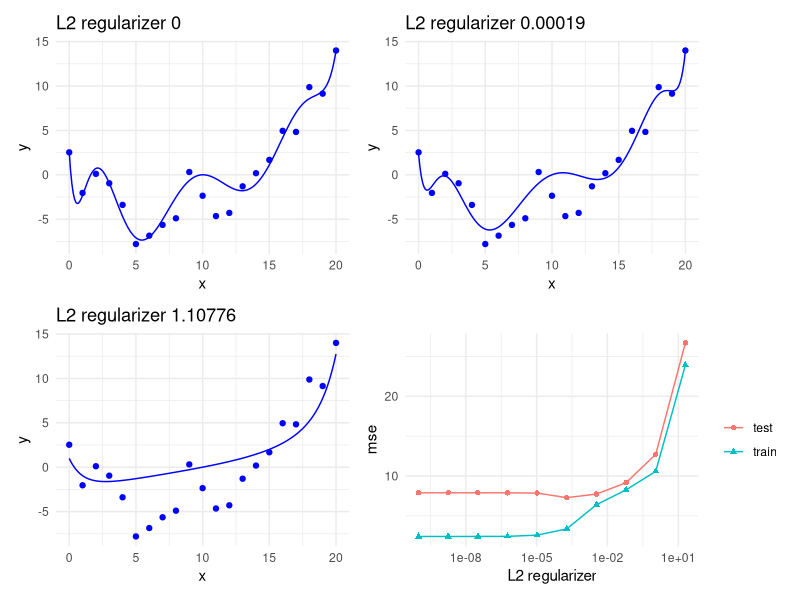

Recreate this plot in R.
library(glmnet)
library(patchwork)
library(tidyverse)

make_1dregression_data <- function(n = 21) {
  set.seed(0)

  xtrain <- seq(0, 20, length.out = n)
  xtest <- seq(0, 20, by = 0.1)

  sigma2 <- 4
  w <- c(-1.5, 1/9)

  fun <- function(x) w[1] * x + w[2] * x^2

  ytrain <- fun(xtrain) +
    rnorm(length(xtrain), sd = sqrt(sigma2))
  ytest <- fun(xtest) +
    rnorm(length(xtest), sd = sqrt(sigma2))

  list(
    xtrain = xtrain,
    ytrain = ytrain,
    xtest = xtest,
    ytest = ytest
  )
}

scale01 <- function(x) {
  2 * (x - min(x)) /
    (max(x) - min(x)) - 1
}

poly_design <- function(x, deg) {
  sapply(
    1:deg,
    function(d) x^d
  ) |>
    as.matrix()
}

mse <- function(yhat, y) mean((yhat - y)^2)

dat <- make_1dregression_data()

xtrain <- dat$xtrain
ytrain <- dat$ytrain
xtest <- dat$xtest
ytest <- dat$ytest

Xtrain <- scale01(xtrain)
Xtest <- scale01(xtest)

deg <- 14

Xtrain_poly <- poly_design(Xtrain, deg)
Xtest_poly <- poly_design(Xtest, deg)

lambdas <- exp(
  seq(log(1e-10), log(10^1.3), length.out = 10)
)

mse_train <- numeric(length(lambdas))
mse_test <- numeric(length(lambdas))
pred_store <- list()

for (i in seq_along(lambdas)) {
  model <- glmnet(
    x = Xtrain_poly,
    y = ytrain,
    alpha = 0, # alpha = 0 → ridge (pure L2)
    lambda = lambdas[i],
    intercept = FALSE,
    standardize = FALSE
  )

  ytrain_pred <- as.numeric(
    predict(model, Xtrain_poly)
  )
  ytest_pred <- as.numeric(
    predict(model, Xtest_poly)
  )

  mse_train[i] <- mse(ytrain_pred, ytrain)
  mse_test[i] <- mse(ytest_pred, ytest)

  pred_store[[i]] <- ytest_pred
}

df_mse <- tibble(
  lambda = lambdas,
  train = mse_train,
  test = mse_test
) |>
  pivot_longer(
    -lambda,
    names_to = "set",
    values_to = "mse"
  )

p1 <- ggplot(
  df_mse,
  aes(lambda, mse, colour = set, shape = set)
) +
  geom_line() +
  geom_point() +
  scale_x_log10() +
  theme_minimal() +
  labs(
    x = "L2 regularizer",
    y = "mse",
    colour = NULL,
    shape = NULL
  )

chosen <- c(1, 6, 9)

plots <- lapply(
  seq_along(chosen),
  function(i) {

    idx <- chosen[i]

    tibble(
      x = xtest,
      y = pred_store[[idx]]
    ) |>
      ggplot(aes(x, y)) +
      geom_line(color = "blue") +
      geom_point(
        data = tibble(x = xtrain, y = ytrain),
        color = "blue",
        aes(x, y)
      ) +
      theme_minimal() +
      labs(
        title = paste0(
          "L2 regularizer ",
          round(lambdas[idx], 5)
        )
      )
  }
)

(plots[[1]] + plots[[2]]) /
  (plots[[3]] + p1)
